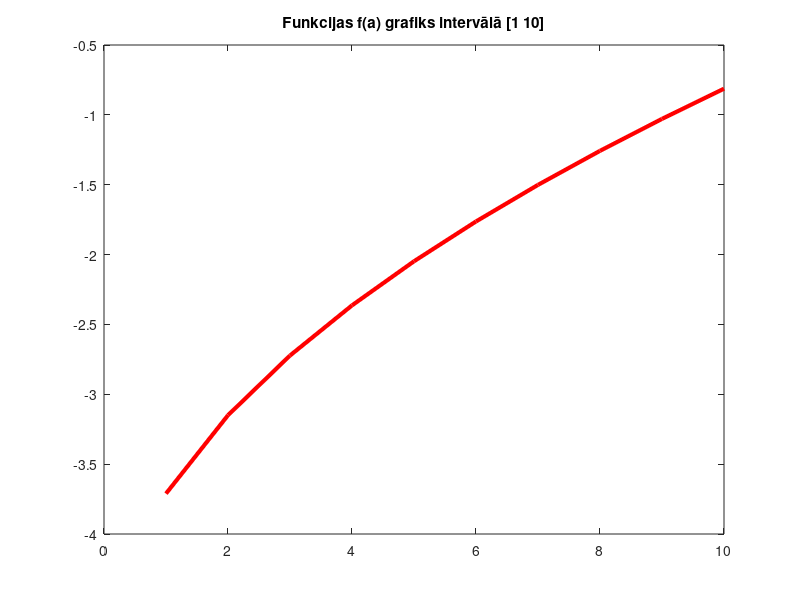
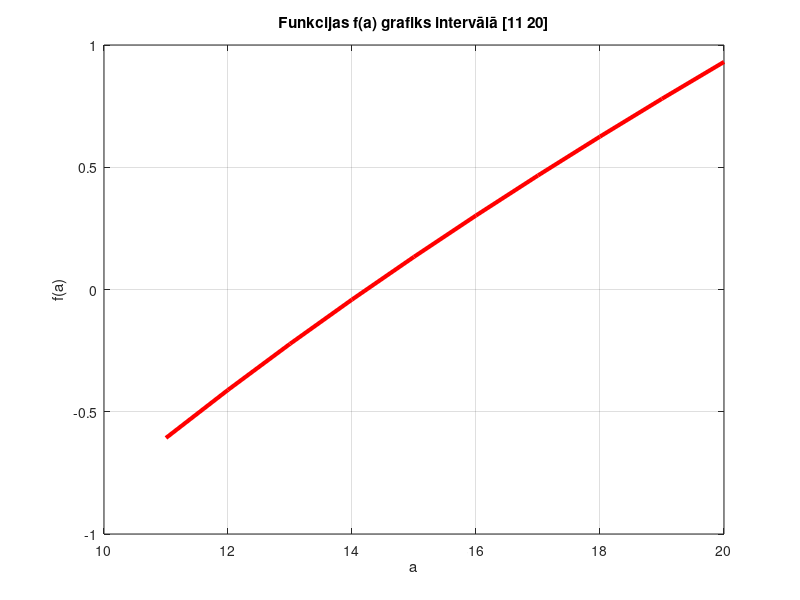

Write the MATLAB code that produced these figures, in order.
%% 8.piemērs. Sekantu metode( Atrast vismazāko pozitīvo skaitli )
%  minimālo pozitīvo skaitli a , kas apmierina vienādojumu
% ∫ √(2 +a*x𝑥^4) * sin(x^2) = 5
% (precizitāte 𝜀 = 0.000001 ).

clc, clearvars,format compact, close all, format longG
integ = @(a,x)(2+a.*x.^4).^(1/2).*sin(x.^2);
for a = 1:10
 fun = @(x)integ(a,x);
 int_val(a) = integral(fun,2,4)-5;
end
a_pr = 1:10; plot(a_pr,int_val,'r','LineWidth',3)
title(['Funkcijas f(a) grafiks intervālā [1 10]'])

% turpinājums
for a = 11:20
 fun = @(x)integ(a,x);
 int_val(a) = integral(fun,2,4)-5;
end
figure
a_pr = 11:20; plot(a_pr,int_val(11:20),'r','LineWidth',3)
title(['Funkcijas f(a) grafiks intervālā [11 20]'])
xlabel('a'),ylabel('f(a)'),grid on

% turpinājums
iter = 6; a_xn = zeros(1,iter+2);
a_xn = [14 14.5];
for i = 1:2
 fun = @(x)integ(a_xn(i),x); f(i) = integral(fun,2,4)-5;
end
for k = 1:iter
 k1 = k+1; i = k+2;
 a_xn(i) = a_xn(k1)-f(k1)*(a_xn(k1)-a_xn(k))/(f(k1)-f(k));
 fun = @(x)integ(a_xn(i),x); f(i) = integral(fun,2,4)-5;
 M_pr(k,1) = a_xn(i); M_pr(k,2) = f(i);
end
disp(['skaitļa a tuvinājumu intervāls: ', num2str(a_xn(1:2))])
disp(' a f(x)')
disp(M_pr)

% turpinājums
fprintf('Atbilde. Sekantu metode - vismazākā pozitīva skaitļa \n' )
fprintf(' a = %.6f ar precizitāti 10^(-6)\n',M_pr(iter,1))
format
